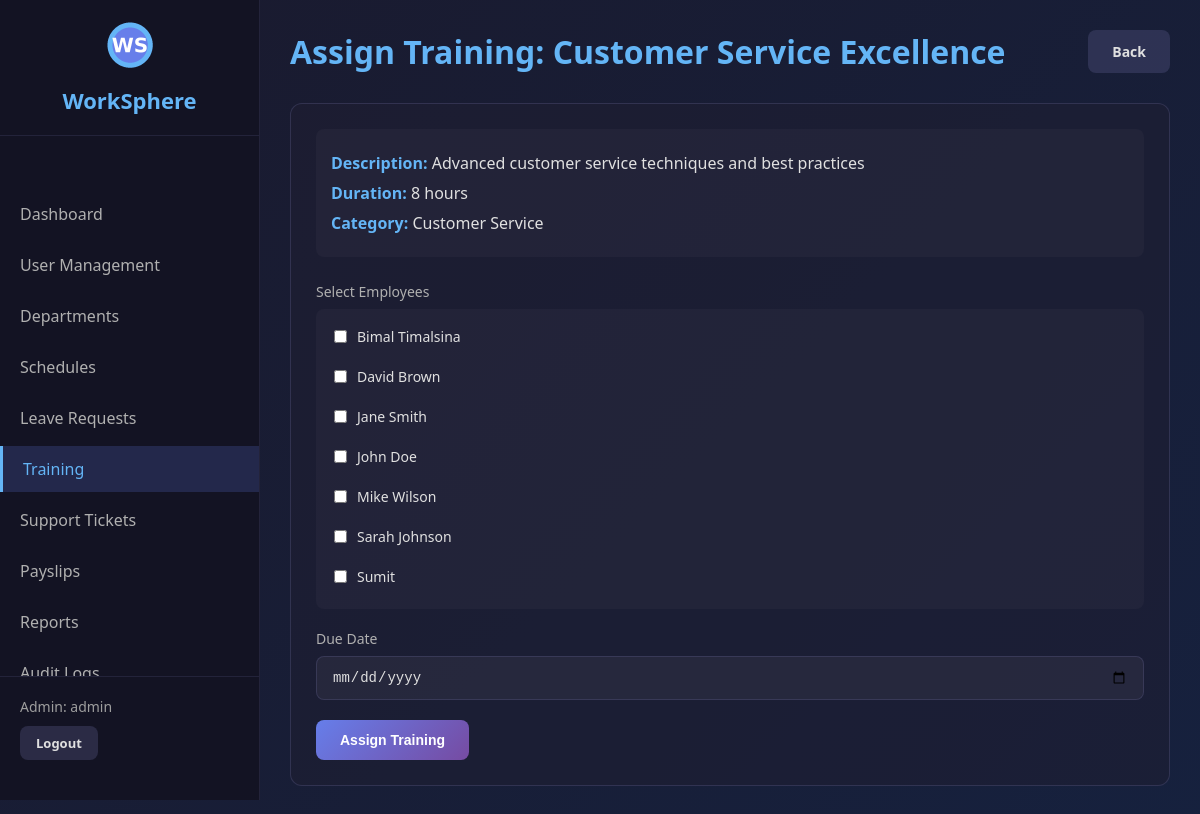
/admin/training/assign/1 (signed in), run on the app's committed database.
### tables this page shows
CREATE TABLE training_courses (
            id INTEGER PRIMARY KEY AUTOINCREMENT,
            title TEXT NOT NULL,
            description TEXT,
            duration_hours INTEGER,
            category TEXT,
            status TEXT DEFAULT 'active',
            created_by INTEGER,
            created_at TIMESTAMP DEFAULT CURRENT_TIMESTAMP
        , material_filename TEXT, material_filepath TEXT);

CREATE TABLE users (
            id INTEGER PRIMARY KEY AUTOINCREMENT,
            username TEXT UNIQUE NOT NULL,
            email TEXT UNIQUE NOT NULL,
            password TEXT NOT NULL,
            role TEXT NOT NULL,
            full_name TEXT NOT NULL,
            department_id INTEGER,
            phone TEXT,
            address TEXT,
            hire_date TEXT,
            status TEXT DEFAULT 'active',
            mfa_enabled INTEGER DEFAULT 0,
            mfa_secret TEXT,
            created_at TIMESTAMP DEFAULT CURRENT_TIMESTAMP
        );

### app.py (the view, shortened to what this page needs)
@app.route('/admin/training/assign/<int:course_id>', methods=['GET', 'POST'])
@admin_required
def assign_training(course_id):
    conn = get_db()
    cursor = conn.cursor()
    course = cursor.execute('SELECT * FROM training_courses WHERE id = ?', (course_id,)).fetchone()
    users = cursor.execute('SELECT id, full_name, department_id FROM users WHERE role = "employee" AND status = "active" ORDER BY full_name').fetchall()
    return render_template('admin_training_assign.html', course=course, users=users)

### app.py (called while the page is built)
def get_db():
    if 'db' not in g:
        g.db = sqlite3.connect(
            DATABASE,
            timeout=20,                   # wait up to 20s if locked
            check_same_thread=False
        )
        g.db.row_factory = sqlite3.Row
        g.db.execute("PRAGMA journal_mode=WAL")    # WAL allows concurrent reads
        g.db.execute("PRAGMA busy_timeout=20000")  # 20s busy timeout at SQLite level
    return g.db

def admin_required(f):
    @wraps(f)
    def decorated_function(*args, **kwargs):
        if 'user_id' not in session:
            flash('Please login to access this page', 'error')
            return redirect('/login')
        if session.get('actual_role') != 'admin':
            flash('Admin access required', 'error')
            return redirect('/employee/dashboard')
        return f(*args, **kwargs)
    return decorated_function

### templates/admin_training_assign.html (shortened to what this page needs)
<!DOCTYPE html>
<html lang="en">
<head>
    <link rel="stylesheet" href="/static/css/style.css">
</head>
<body>
    <div class="dashboard-container">
        <nav class="sidebar">
            <div class="logo-container">
                <img src="/static/images/logo.png" alt="WorkSphere Logo" class="logo-small">
                <h2>WorkSphere</h2>
            </div>
            <ul class="nav-menu">
                <li><a href="/admin/dashboard">Dashboard</a></li>
                <li><a href="/admin/users">User Management</a></li>
                <li><a href="/admin/departments">Departments</a></li>
                <li><a href="/admin/schedules">Schedules</a></li>
                <li><a href="/admin/leave-requests">Leave Requests</a></li>
                <li class="active"><a href="/admin/training">Training</a></li>
                <li><a href="/admin/support">Support Tickets</a></li>
                <li><a href="/admin/payslips">Payslips</a></li>
                <li><a href="/admin/reports">Reports</a></li>
                <li><a href="/admin/audit-logs">Audit Logs</a></li>
            </ul>
            <div class="user-info">
                <p>Admin: {{ session.username }}</p>
                <a href="/logout" class="btn btn-secondary btn-sm">Logout</a>
            </div>
        </nav>
        <main class="main-content">
            <header class="page-header">
                <h1>Assign Training: {{ course.title }}</h1>
                <a href="/admin/training" class="btn btn-secondary">Back</a>
            </header>
            <div class="section">
                <div class="course-info">
                    <p><strong>Description:</strong> {{ course.description }}</p>
                    <p><strong>Duration:</strong> {{ course.duration_hours }} hours</p>
                    <p><strong>Category:</strong> {{ course.category }}</p>
                </div>
                <form method="POST" action="/admin/training/assign/{{ course.id }}">
                    <div class="form-group">
                        <label>Select Employees</label>
                        <div class="checkbox-list">
                            {% for user in users %}
                            <div class="checkbox-item">
                                <input type="checkbox" id="user_{{ user.id }}" name="user_ids" value="{{ user.id }}">
                                <label for="user_{{ user.id }}">{{ user.full_name }}</label>
                            </div>
                            {% endfor %}
                        </div>
                    </div>
                    <div class="form-group">
                        <label for="due_date">Due Date</label>
                        <input type="date" id="due_date" name="due_date" required>
                    </div>
                    <button type="submit" class="btn btn-primary">Assign Training</button>
                </form>
            </div>
        </main>
    </div>
</body>
</html>

### static/css/style.css (style rules this page uses)
* { margin: 0; padding: 0; box-sizing: border-box; }
body { font-family: 'Segoe UI', Tahoma, Geneva, Verdana, sans-serif; background: linear-gradient(135deg, #1a1a2e 0%, #16213e 100%); color: #e0e0e0; min-height: 100vh; }
.logo-container { text-align: center; margin-bottom: 30px; }
.form-group { margin-bottom: 20px; }
.form-group label { display: block; margin-bottom: 8px; color: #b0b0b0; font-size: 14px; }
.form-group input, .form-group select, .form-group textarea { width: 100%; padding: 12px 15px; background: rgba(50, 50, 70, 0.5); border: 1px solid rgba(100, 100, 150, 0.3); border-radius: 8px; color: #e0e0e0; font-size: 14px; transition: all 0.3s ease; }
.btn { padding: 12px 24px; border: none; border-radius: 8px; cursor: pointer; font-size: 14px; font-weight: 600; transition: all 0.3s ease; text-decoration: none; display: inline-block; }
.btn-primary { background: linear-gradient(135deg, #667eea 0%, #764ba2 100%); color: white; }
.btn-secondary { background: rgba(100, 100, 150, 0.3); color: #e0e0e0; }
.btn-sm { padding: 8px 16px; font-size: 13px; }
.dashboard-container { display: flex; min-height: 100vh; }
.sidebar { width: 260px; background: rgba(20, 20, 35, 0.95); border-right: 1px solid rgba(100, 100, 150, 0.2); padding: 20px 0; position: fixed; height: 100vh; overflow-y: auto; display: flex; flex-direction: column; }
.logo-small { width: 50px; height: 50px; margin-bottom: 10px; }
.sidebar .logo-container { padding: 0 20px 20px 20px; border-bottom: 1px solid rgba(100, 100, 150, 0.2); flex-shrink: 0; }
.sidebar .logo-container h2 { color: #64b5f6; font-size: 22px; }
.nav-menu { list-style: none; padding: 20px 0; flex: 1; overflow-y: auto; }
.nav-menu li { margin: 5px 0; }
.nav-menu a { display: block; padding: 12px 20px; color: #b0b0b0; text-decoration: none; transition: all 0.3s ease; }
.nav-menu li.active a { background: rgba(100, 126, 234, 0.2); color: #64b5f6; border-left: 3px solid #64b5f6; }
.user-info { padding: 20px; border-top: 1px solid rgba(100, 100, 150, 0.2); background: rgba(20, 20, 35, 0.95); flex-shrink: 0; margin-top: auto; }
.user-info p { margin-bottom: 10px; font-size: 14px; color: #9e9e9e; }
.main-content { margin-left: 260px; flex: 1; padding: 30px; }
.page-header { display: flex; justify-content: space-between; align-items: center; margin-bottom: 30px; }
.page-header h1 { color: #64b5f6; font-size: 32px; }
.section { background: rgba(30, 30, 50, 0.6); border: 1px solid rgba(100, 100, 150, 0.3); border-radius: 12px; padding: 25px; margin-bottom: 30px; }
.checkbox-list { max-height: 300px; overflow-y: auto; padding: 10px; background: rgba(50, 50, 70, 0.3); border-radius: 8px; }
.checkbox-item { display: flex; align-items: center; padding: 8px; margin-bottom: 5px; }
.checkbox-item input[type="checkbox"] { width: auto; margin-right: 10px; }
.checkbox-item label { margin: 0; color: #e0e0e0; cursor: pointer; }
.course-info { background: rgba(50, 50, 70, 0.3); padding: 15px; border-radius: 8px; margin-bottom: 25px; }
.course-info p { color: #e0e0e0; margin: 8px 0; }
.course-info strong { color: #64b5f6; }

### data on the page
training_courses: title "Customer Service Excellence", description "Advanced customer service techniques and best practices", duration_hours "8", category "Customer Service"
users: full_name "Bimal Timalsina"
users: full_name "David Brown"
users: full_name "Jane Smith"
users: full_name "John Doe"
users: full_name "Mike Wilson"
users: full_name "Sarah Johnson"
users: full_name "Sumit"

### other printed values
{{ session.username }} "admin"
